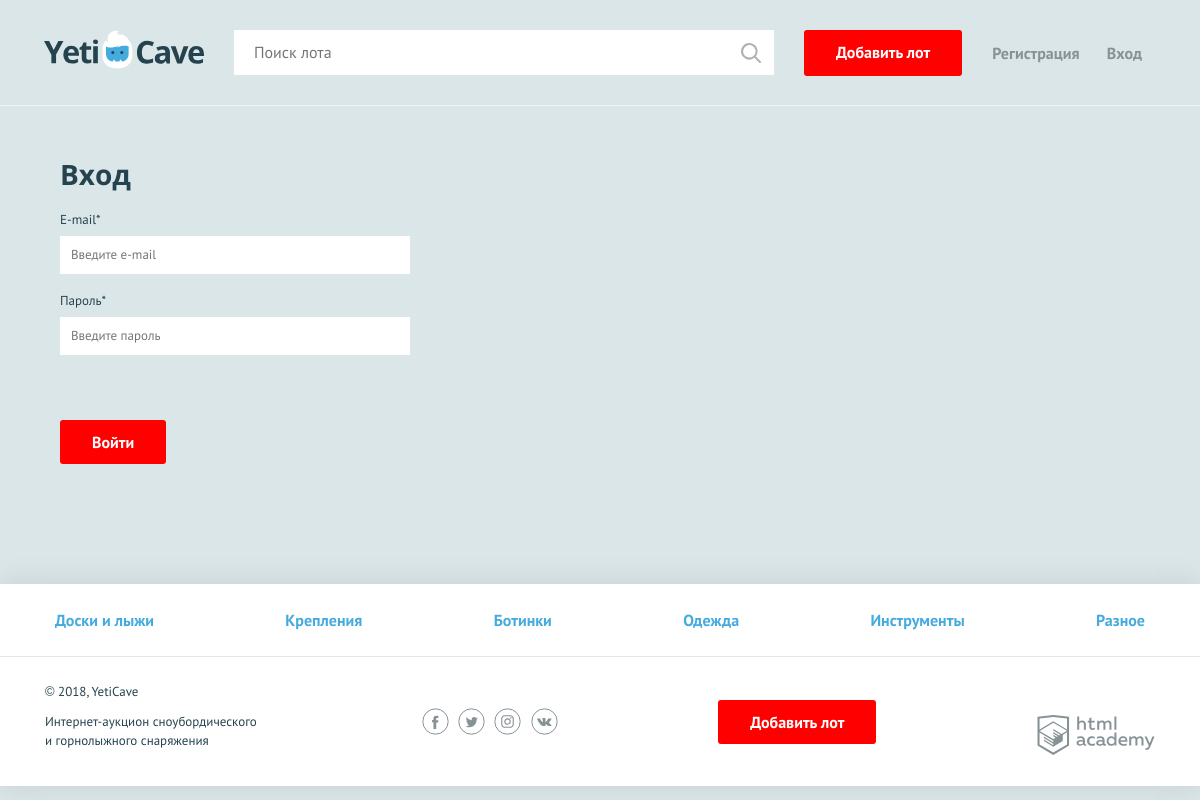
The app's page /login.php, older data.
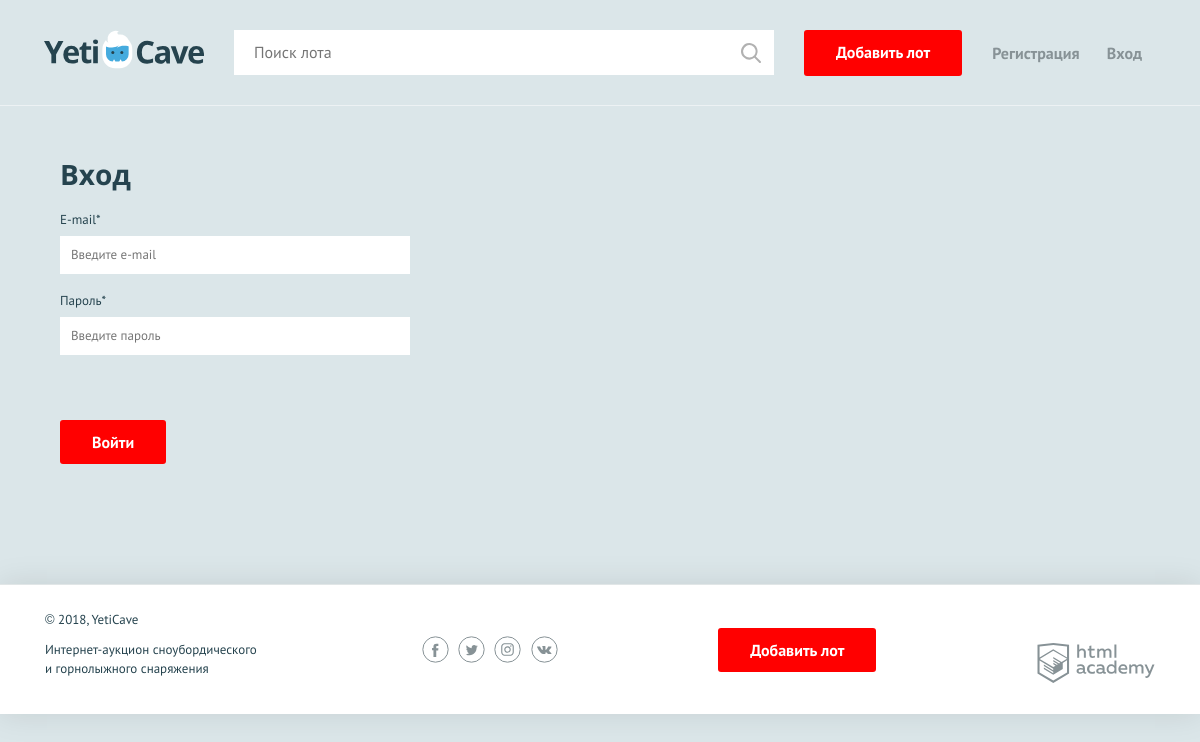
The same page, newer data.
### tables this page shows
CREATE TABLE category(
    id INT AUTO_INCREMENT PRIMARY KEY,
    title CHAR(86)
);

### functions.php (called while the page is built, shortened)
<?php
function shablon(string $adress,$arr = array()){
$adress_buffer="";
$adress = "templates/" . $adress . ".php";
if(file_exists($adress)){
    extract($arr, EXTR_REFS);
    include $adress;
    $adress_buffer = ob_get_clean();
}
return $adress_buffer;
}
function fetchAll($con, $sql) {
    if ($result = mysqli_query($con, $sql)) {
        return mysqli_fetch_all($result, MYSQLI_ASSOC);
    } else {
        throw new Exception(mysqli_error($con));
    }
}
?>

### username.php (called while the page is built, shortened)
<?php
if(isset($_SESSION['user'])) {
    $username = $_SESSION['user'];
} else {
    $username = null;
}

### templates/layout.php (the view, shortened to what this page needs)
<!DOCTYPE html>
<html lang="ru">
<head>
    <link href="css/normalize.min.css" rel="stylesheet">
    <link href="css/style.css" rel="stylesheet">
</head>
<body>
<header class="main-header">
    <div class="main-header__container container">
        <a class="main-header__logo"  href="index.php">
            <img src="img/logo.svg" width="160" height="39" alt="Логотип компании YetiCave">
        </a>
        <form class="main-header__search" method="get" action="search.php">
            <input type="search" name="search" placeholder="Поиск лота">
            <input class="main-header__search-btn" type="submit" name="find" value="Найти">
        </form>
        <a class="main-header__add-lot button" href="add.php">Добавить лот</a>
    <nav class="user-menu">
    <?php if($username): ?>
        <div class="user-menu__logged">
            <p><?=$username['name']; ?></p>
            <p><a href="/logout.php">Выход</a></p>
        </div>
        <?php else: ?>
      <ul class="user-menu__list">
        <li class="user-menu__item">
          <a href="sign-up.php">Регистрация</a>
        </li>
        <li class="user-menu__item">
          <a href="login.php">Вход</a>
        </li>
      </ul>
      <?php endif; ?>
    </nav>
    </div>
</header>
<main class="container">
   <?=$page_content;?>
</main>
<footer class="main-footer">
    <nav class="nav">
        <ul class="nav__list container">
        <?php
        foreach($my_array as $key => $val){
            print('<li class = "nav__item"><a href = "all-lots.html">' . $val['title']. '</a></li>' );
        }
            ?>
        </ul>
    </nav>
    <div class="main-footer__bottom container">
        <div class="main-footer__copyright">
            <p>© 2018, YetiCave</p>
            <p>Интернет-аукцион сноубордического и горнолыжного снаряжения</p>
        </div>
        <div class="main-footer__social social">
            <a class="social__link social__link--facebook" href="#">Facebook
            </a>
            <a class="social__link social__link--twitter" href="#">Twitter
            </a>
            <a class="social__link social__link--instagram" href="#">Instagram
            </a>
            <a class="social__link social__link--vkontakte" href="#">Вконтакте
            </a>
        </div>
        <a class="main-footer__add-lot button" href="add.php">Добавить лот</a>
        <div class="main-footer__developed-by">
            <span class="visually-hidden">Разработано:</span>
            <a class="logo-academy" href="https://htmlacademy.ru/intensive/php">HTML Academy
            </a>
        </div>
    </div>
</footer>
</body>
</html>

### templates/login.php (shortened to what this page needs)
<form class="form container" action="login.php" method="post" enctype="multipart/form-data">
  <h2>Вход</h2>
  <div class="form__item">
    <label for="email">E-mail*</label>
    <input id="email" type="text" name="email" placeholder="Введите e-mail" value="<?= isset($gif['email'])? $gif['email'] : ''; ?>" >
  </div>
  <div class="form__item form__item--last">
    <label for="password">Пароль*</label>
    <input id="password" type="text" name="password" placeholder="Введите пароль">
  </div>
  <button type="submit" class="button">Войти</button>
</form>

### login.php (shortened to what this page needs)
<?php
require_once 'functions.php';
require_once 'lots_list.php';
require_once 'username.php';
require_once "init.php";
try {
    $my_array = fetchAll($con, 'SELECT * FROM `category`');
} catch (Exception $e) {
    renderErrorTemplate($e->getMessage(), $username);
}
$errors = [];
 $page_content = shablon(
    'login',
    [
       'errors' => $errors,
    ]
);
echo  shablon(
    'layout',
    [
        'my_array' => $my_array,
        'page_content' =>  $page_content,
        'title' => 'Авторизация',
        'username' => $username,
    ]
);
?>

### css/style.css (style rules this page uses)
body { min-width: 1140px; background-color: #dbe6e9; font-family: "PT Sans", sans-serif; font-weight: 400; font-size: 16px; line-height: 26px; color: #25434e; }
a { text-decoration: none; }
h2 { margin: 0; font-family: "Open Sans", sans-serif; font-size: 28px; line-height: 35px; font-weight: 700; }
.visually-hidden { width: 1px; height: 1px; margin: -1px; padding: 0; overflow: hidden; border: 0; clip: rect(0, 0, 0, 0); -webkit-clip-path: inset(100%); clip-path: inset(100%); }
.container { width: 1110px; margin: 0 auto; padding: 0 15px; }
.button { display: block; padding: 9px 32px; background-color: red; color: #ffffff; text-align: center; font-weight: 700; border: none; border-radius: 3px; }
.main-header { padding: 30px 0 29px; border-bottom: 1px solid rgba(255, 255, 255, 0.5); }
.main-header__container { display: -webkit-flex; display: -ms-flexbox; display: flex; -webkit-justify-content: flex-start; -ms-flex-pack: start; justify-content: flex-start; }
.main-header__logo { display: block; margin-right: 30px; }
.main-header__search { position: relative; width: 540px; margin-right: 30px; }
.main-header__search input[type="search"] { width: 100%; padding: 8px 19px 9px 19px; border: 1px solid #ffffff; }
.main-header__search-btn { content: ""; position: absolute; top: 3px; right: 3px; width: 20px; height: 20px; padding: 20px; background: url("../img/search.svg") center no-repeat; opacity: 0.3; border: 0; font-size: 0; }
.main-header__add-lot { max-width: 160px; margin-right: 30px; }
.user-menu__list { display: -webkit-flex; display: -ms-flexbox; display: flex; -webkit-justify-content: space-between; -ms-flex-pack: justify; justify-content: space-between; -webkit-flex-wrap: wrap; -ms-flex-wrap: wrap; flex-wrap: wrap; width: 150px; margin: 0; margin-top: 10px; padding: 0; list-style: none; }
.user-menu__item a { color: #879296; font-weight: 700; }
.user-menu { display: -webkit-flex; display: -ms-flexbox; display: flex; }
.main-footer { margin-top: 120px; background-color: #ffffff; box-shadow: 0 0 30px 0 rgba(0, 0, 0, 0.1); }
.main-footer__bottom { display: -webkit-flex; display: -ms-flexbox; display: flex; -webkit-justify-content: space-between; -ms-flex-pack: justify; justify-content: space-between; -webkit-align-items: center; -ms-flex-align: center; align-items: center; padding: 25px 0; }
.main-footer__copyright { max-width: 212px; }
.main-footer__copyright p { margin: 0; margin-bottom: 11px; font-size: 13px; line-height: 19px; }
.main-footer__social { width: 140px; }
.social { display: -webkit-flex; display: -ms-flexbox; display: flex; -webkit-justify-content: space-between; -ms-flex-pack: justify; justify-content: space-between; -webkit-flex-wrap: wrap; -ms-flex-wrap: wrap; flex-wrap: wrap; }
.social__link { width: 27px; height: 27px; font-size: 0; }
.logo-academy { display: block; width: 118px; height: 40px; font-size: 0; }
.nav { background-color: #ffffff; border-bottom: 1px solid #e1e6e7; }
.form { padding-top: 51px; }
.form h2 { padding-bottom: 15px; }
.form__item { width: 350px; margin: 0; margin-bottom: 14px; font-size: 13px; }
.form__item label { display: block; margin-bottom: 3px; }
.form__item input, .form__item textarea { display: block; width: 100%; padding: 5px 10px; border: 1px solid #ffffff; box-sizing: border-box; }
.form__item--last { margin-bottom: 65px; }
.form .button { display: inline-block; vertical-align: middle; margin-right: 20px; }
.nav__list { display: -webkit-flex; display: -ms-flexbox; display: flex; -webkit-justify-content: space-between; -ms-flex-pack: justify; justify-content: space-between; -webkit-flex-wrap: wrap; -ms-flex-wrap: wrap; flex-wrap: wrap; list-style: none; }
.nav__item a { position: relative; display: block; padding: 12px 10px; font-weight: 700; color: #45abde; }
.nav__item a::before { content: ""; display: none; position: absolute; bottom: 0; width: calc(100% - 20px); height: 3px; background-color: #e2e5e6; }
.main-footer .nav__item a { padding: 23px 10px; }

Row changes from the older to the newer data that the page shows:
removed category: title "Доски и лыжи"
removed category: title "Крепления"
removed category: title "Ботинки"
removed category: title "Одежда"
removed category: title "Инструменты"
removed category: title "Разное"
